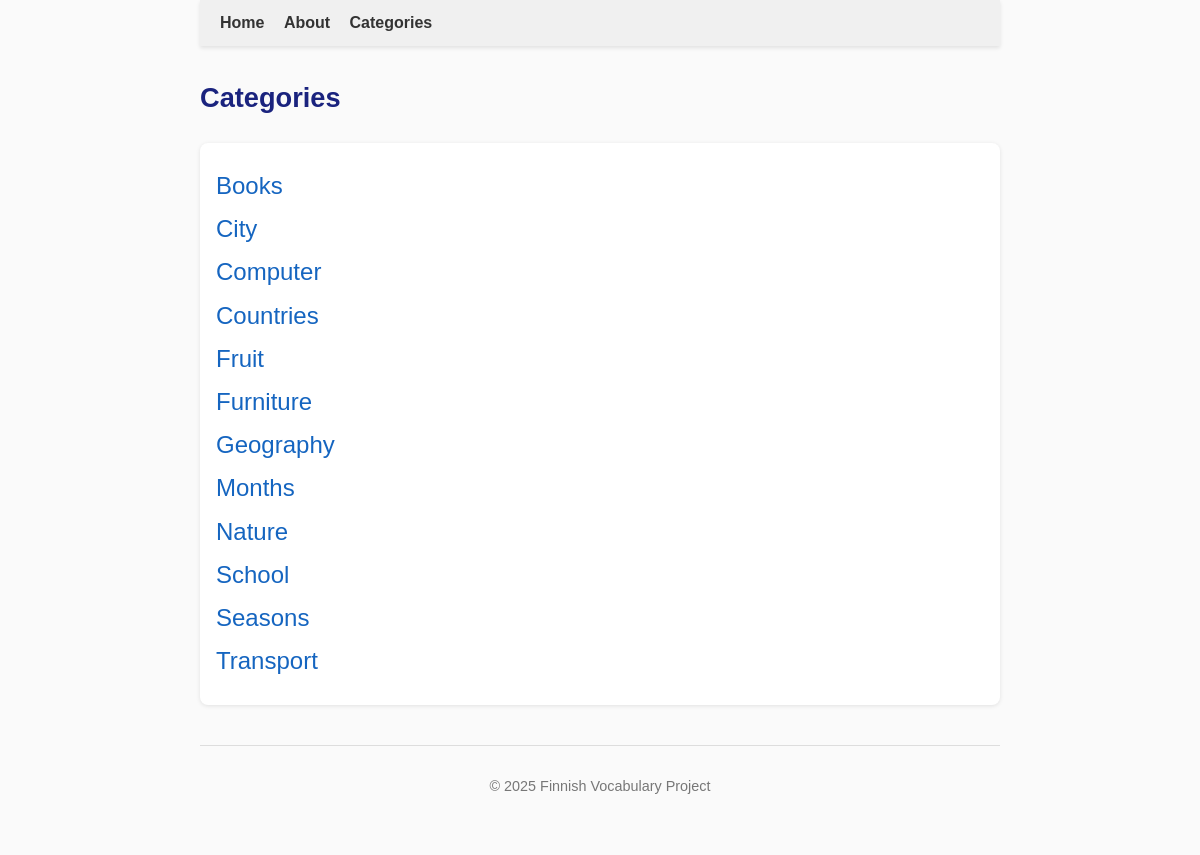
The page /categories on the database as committed earlier.
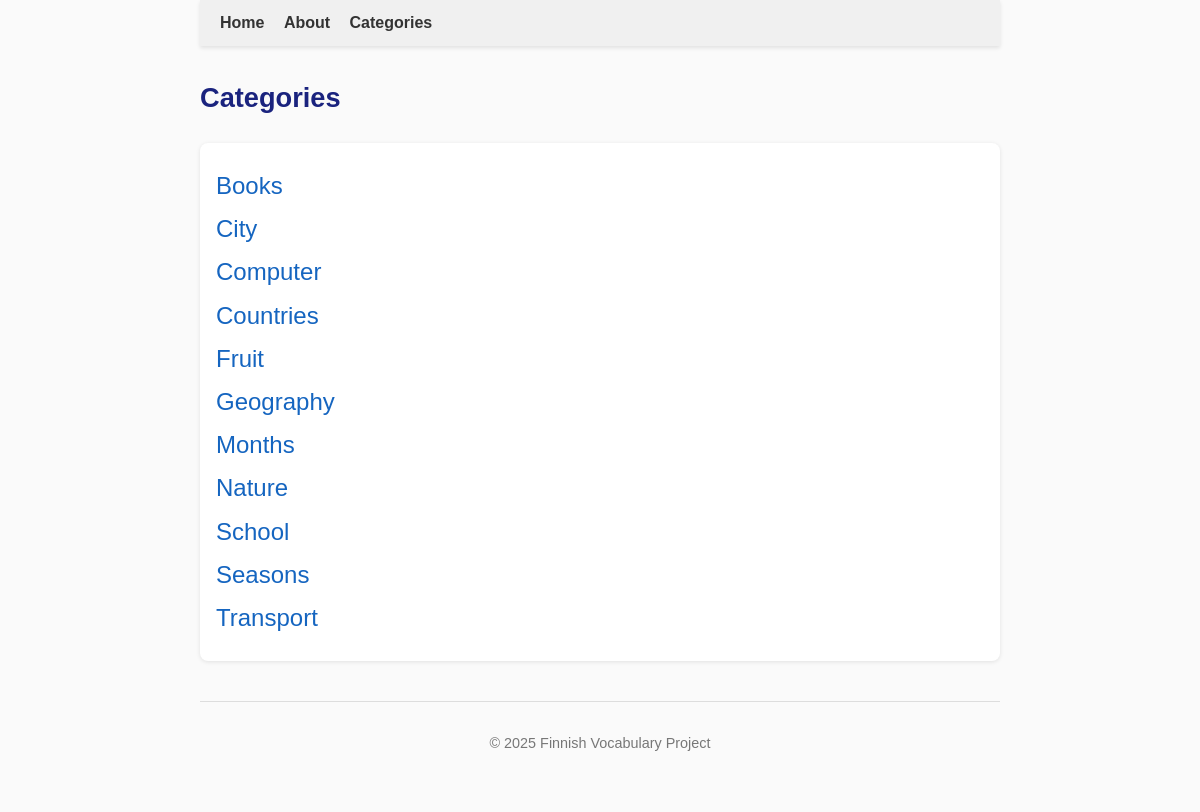
The same page on the database as committed later.
### tables this page shows
CREATE TABLE categories (
    id INTEGER PRIMARY KEY,
    name TEXT NOT NULL UNIQUE,
    parent_id INTEGER REFERENCES categories(id)
);

### app.py (the view)
@app.route('/categories')
def categories():
    conn = sqlite3.connect("finnish.db")
    conn.row_factory = sqlite3.Row
    cur = conn.cursor()
    cur.execute("SELECT id, name, parent_id FROM categories ORDER BY name")
    rows = cur.fetchall()
    categories_dict = {}
    for row in rows:
        if row['parent_id']:
            categories_dict.setdefault(row['parent_id'], []).append(row)
        else:
            categories_dict.setdefault(None, []).append(row)
    conn.close()
    return render_template('categories.html', categories=categories_dict)

### templates/categories.html
{% extends "base.html" %}
{% block content %}
<h2>Categories</h2>
<div class="categories-list">
{% if categories.get(None) %}
<ul>
{% for cat in categories.get(None) %}
    <li>
        <a href="{{ url_for('show_category', category_name=cat['name']) }}">
            {{ cat['name'] }}
        </a>
    </li>
{% endfor %}
</ul>
{% else %}
<p>No categories found.</p>
{% endif %}
</div>
{% endblock %}

### templates/base.html (shortened to what this page needs)
<!DOCTYPE html>
<html lang="en">
<head>
    <link rel="stylesheet" href="{{ url_for('static', filename='style.css') }}">
</head>
<body>
    <header>
        <nav>
            <a href="{{ url_for('home') }}">Home</a>
            <a href="{{ url_for('about') }}">About</a>
            <a href="{{ url_for('categories') }}">Categories</a>
        </nav>
    </header>
    <main>
        {% block content %}{% endblock %}
    </main>
    <footer>
        <p>&copy; 2025 Finnish Vocabulary Project</p>
    </footer>
</body>
</html>

### static/style.css (style rules this page uses)
body { font-family: Arial, sans-serif; max-width: 800px; margin: 0 auto; line-height: 1.6; color: #222; background-color: #fafafa; padding: 0 20px 40px 20px; }
header { background-color: #f0f0f0; padding: 10px 20px; margin-bottom: 30px; box-shadow: 0 2px 4px rgba(0, 0, 0, 0.1); }
nav { max-width: 800px; margin: auto; }
nav a { text-decoration: none; color: #333; margin-right: 15px; font-weight: bold; }
main { max-width: 800px; margin: auto; }
h2 { font-size: 1.7em; color: #1a237e; margin-bottom: 0.2em; }
footer { text-align: center; padding: 15px; margin-top: 40px; font-size: 0.9em; color: #777; border-top: 1px solid #ddd; }
.categories-list, .category-words { margin-top: 1.5em; padding: 1em; background-color: #ffffff; border-radius: 8px; box-shadow: 0 1px 4px rgba(0,0,0,0.1); }
.categories-list ul, .category-words ul { list-style-type: none; padding-left: 0; margin: 0.5em 0; }
.categories-list li, .category-words li { margin: 0.3em 0; }
.categories-list a { text-decoration: none; color: #1565c0; font-weight: 500; font-size: 1.5em; }

Rows that differ between the two databases and show on the page:
removed categories: name "Furniture"
